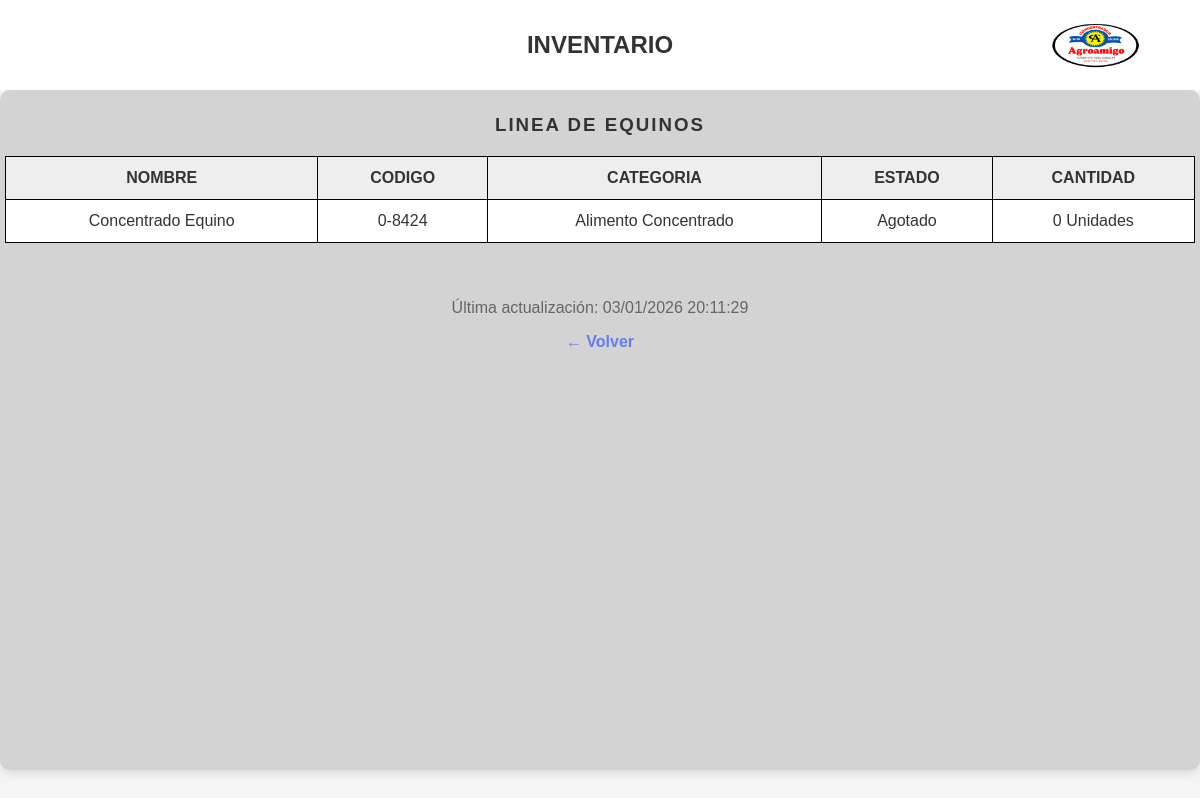
Screenshot of /EQUINOS.php with the database file from the repository.
### tables this page shows
CREATE TABLE `productos` (
  `ID` int(50) NOT NULL,
  `NOMBRE_PRODUCTO` varchar(50) NOT NULL,
  `CODIGO` varchar(50) NOT NULL,
  `CATEGORIA` varchar(50) NOT NULL,
  `LINEA` enum('Linea de Ganado','Aves de Postura','Línea de Cerdos','Línea de Equinos','Línea de Tilapia') DEFAULT NULL,
  `PRECIO` decimal(10,2) NOT NULL,
  `STOCK` int(50) DEFAULT 0,
  `FECHA_INGRESO` timestamp NOT NULL DEFAULT current_timestamp() ON UPDATE current_timestamp(),
  `DESCRIPCION` varchar(500) NOT NULL,
  `ESTADO` enum('Agotado','Producto Bajo','Disponible') NOT NULL DEFAULT 'Disponible'
);

### EQUINOS.php (the view, shortened to what this page needs)
<?php
$servidor = "localhost:3309";
$usuario = "root";
$clave = "";
$basededatos = "sistema_de_invenario";
$conn = new mysqli($servidor, $usuario, $clave, $basededatos);
$sql_equinos = "SELECT NOMBRE_PRODUCTO, CODIGO, CATEGORIA, ESTADO, STOCK
                FROM productos
                WHERE LOWER(LINEA) LIKE '%equino%'
                ORDER BY NOMBRE_PRODUCTO";
$resultado = $conn->query($sql_equinos);
?>
<!DOCTYPE html>
<html lang="es">
<head>
    <link rel="stylesheet" href="CSS/TABLAS.CSS">
</head>
<body>
<header>
<center><h2>INVENTARIO</h2></center>
<img src="IMG/tipo.png" alt="logo" class="logo">
</header>
<main>
<section aria-labelledby="tabla-contenedor">
<h3>LINEA DE EQUINOS</h3>
<table>
<thead>
<tr>
<th>NOMBRE</th>
<th>CODIGO</th>
<th>CATEGORIA</th>
<th>ESTADO</th>
<th>CANTIDAD</th>
</tr>
</thead>
<tbody>
<?php if ($resultado && $resultado->num_rows > 0): ?>
    <?php while($producto = $resultado->fetch_assoc()): ?>
        <tr>
            <td><?php echo htmlspecialchars($producto['NOMBRE_PRODUCTO']); ?></td>
            <td><?php echo htmlspecialchars($producto['CODIGO']); ?></td>
            <td><?php echo htmlspecialchars($producto['CATEGORIA']); ?></td>
            <td class="<?php echo strtolower(str_replace(' ', '-', $producto['ESTADO'])); ?>">
                <?php echo htmlspecialchars($producto['ESTADO']); ?>
            </td>
            <td><?php echo htmlspecialchars($producto['STOCK']); ?> Unidades</td>
        </tr>
    <?php endwhile; ?>
<?php endif; ?>
</tbody>
</table>
<footer>
        <div style="text-align: center; padding: 20px; color: #666;">
          <p>Última actualización: <?php echo date('d/m/Y H:i:s'); ?></p>
          </html>
          <a href="INVENTARIO.php" style="color: #667eea; text-decoration: none; font-weight: 600;">
            ← Volver
          </a>
</body>
</html>

### CSS/TABLAS.css (style rules this page uses)
* { box-sizing: border-box; }
body { margin: 0; font-family: 'Poppins', sans-serif; background-color: #f5f5f5; color: #333; }
header { display: flex; justify-content: space-between; align-items: center; padding: 20px 5%; background-color: #fff; position: relative; }
header h2 { position: absolute; left: 50%; transform: translateX(-50%); top: 50%; transform: translate(-50%, -50%); margin: 0; }
section h3 { text-align: center; margin-bottom: 20px; letter-spacing: 2px; }
.logo { height: 50px; }
main { padding: 0; }
section { background-color: #d3d3d3; padding: 5px; height: 85%; width: 100%; position: absolute; border-radius: 10px; box-shadow: 0 4px 8px rgba(0,0,0,0.1); }
table { width: 100%; border-collapse: collapse; background-color: white; }
th, td { padding: 12px 15px; text-align: center; border: 1px solid black; }
th { background-color: #eee; }
footer { display: flex; justify-content: center; margin-top: 20px; }

### rows the page displays
productos: NOMBRE_PRODUCTO "Concentrado Equino", CODIGO "0-8424", CATEGORIA "Alimento Concentrado", ESTADO "Agotado", STOCK "0"
